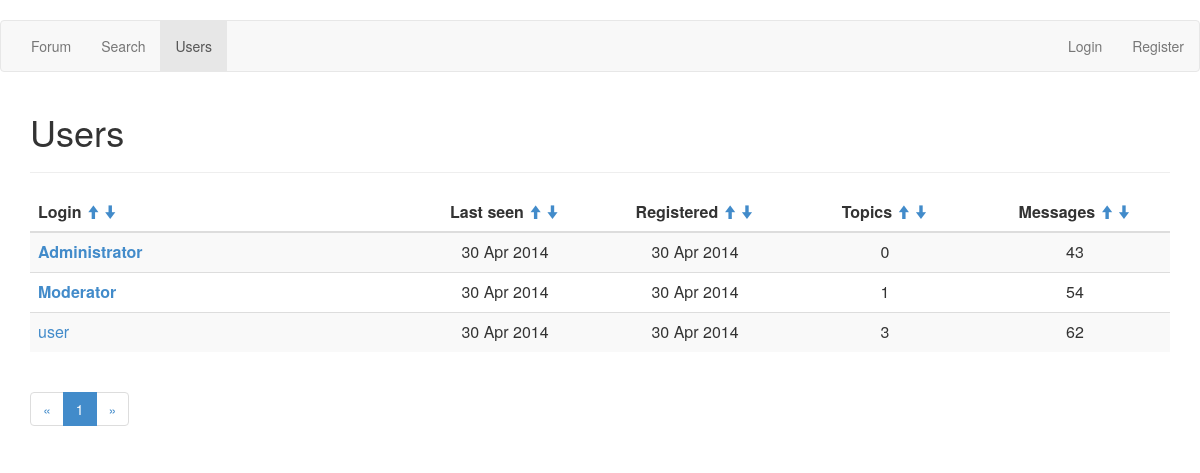
The app's page /userlist with its own data.
### app/models.py (models this page shows, shortened)
class User(db.Model):
    __tablename__ = 'User'
    id = db.Column(db.Integer, primary_key=True)
    login = db.Column(db.Text, unique=True, nullable=False)
    password = db.Column(db.Text, nullable=False)
    confirm_code = db.Column(db.Text)
    active = db.Column(db.Boolean, default=False)
    role = db.Column(db.Integer, default=2, nullable=False)
    email = db.Column(db.Text, nullable=False)
    city = db.Column(db.Text, default='unknown')
    country = db.Column(db.Text, default='unknown')
    db_avatar = db.Column(db.Boolean, default=False)
    topic_count = db.Column(db.Integer, default=0)
    message_count = db.Column(db.Integer, default=0)
    reg_date = db.Column(db.DateTime, default=datetime.utcnow, nullable=False)
    last_seen = db.Column(db.DateTime, default=datetime.utcnow, onupdate=datetime.utcnow, nullable=False)

### app/views.py (the view)
@app.route('/userlist')
def userlist(page=1):
    if request.args.get('page'):
        page = int(request.args.get('page'))
    pagination = Pagination(page, USER_PER_PAGE, User.query.count())
    sort_field = request.args.get('sort')
    sort_order = request.args.get('desc')
    if sort_field == 'last_seen' and sort_order == 'True':
        users_list = User.query.order_by(User.last_seen.desc()).all()
    elif sort_field == 'last_seen':
        users_list = User.query.order_by(User.last_seen).all()
    elif sort_field == 'reg_date' and sort_order == 'True':
        users_list = User.query.order_by(User.reg_date.desc()).all()
    elif sort_field == 'reg_date':
        users_list = User.query.order_by(User.reg_date).all()
    elif sort_field == 'topics' and sort_order == 'True':
        users_list = User.query.order_by(User.topic_count.desc()).all()
    elif sort_field == 'topics':
        users_list = User.query.order_by(User.topic_count).all()
    elif sort_field == 'messages' and sort_order == 'True':
        users_list = User.query.order_by(User.message_count.desc()).all()
    elif sort_field == 'messages':
        users_list = User.query.order_by(User.message_count).all()
    elif sort_field == 'login' and sort_order == 'True':
        users_list = User.query.order_by(User.login.collate('NOCASE').desc()).all()
    else:
        users_list = User.query.order_by(User.login.collate('NOCASE')).all()
    return(render_template('/userlist.html',
        user=current_user,
        users_list=users_list,
        pagination=pagination))

### app/views.py (called while the page is built)
    @property
    def pages(self):
        return(int(ceil(float(self.total_count)/self.per_page)))

    @property
    def pages_list(self):
        if self.pages < 4:
            res = range(1, self.pages+1)
        elif self.page < 3 and self.page+2 < self.pages:
            res = range(1, self.page+3)
        elif self.page < 3 and self.page+2 >= self.pages:
            res = range(1, self.pages+1)
        elif self.page > self.pages-3:
            res = range(self.page-2, self.pages+1)
        else:
            res = range(self.page-2, self.page+3)
        return(res)

    @property
    def first(self):
        if self.page == 1:
            return(0)
        else:
            return((self.page-1)*self.per_page)

    @property
    def last(self):
        if self.page == self.pages:
            return(None)
        else:
            return(self.page*self.per_page)

    def is_authenticated(self):
        return(False)

### app/templates/userlist.html (shortened to what this page needs)
﻿{% extends "base.html" %}
{% block content %}
<h1>Users</h1>
<hr>
<table class="table table-striped">
    <thead>
        <tr>
            <th class="col-md-4">
                Login
                <a href="{{url_for('userlist', sort='login', desc=True)}}"><small><i class="glyphicon glyphicon-arrow-up"></i></small></a>
                <a href="{{url_for('userlist', sort='login', desc=False)}}"><small><i class="glyphicon glyphicon-arrow-down"></i></small></a>
            </th>
            <th class="col-md-2 text-center">
                Last seen
                <a href="{{url_for('userlist', sort='last_seen', desc=True)}}"><small><i class="glyphicon glyphicon-arrow-up"></i></small></a>
                <a href="{{url_for('userlist', sort='last_seen', desc=False)}}"><small><i class="glyphicon glyphicon-arrow-down"></i></small></a>
            </th>
            <th class="col-md-2 text-center">
                Registered
                <a href="{{url_for('userlist', sort='reg_date', desc=True)}}"><small><i class="glyphicon glyphicon-arrow-up"></i></small></a>
                <a href="{{url_for('userlist', sort='reg_date', desc=False)}}"><small><i class="glyphicon glyphicon-arrow-down"></i></small></a>
            </th>
            <th class="col-md-2 text-center">
                Topics
                <a href="{{url_for('userlist', sort='topics', desc=True)}}"><small><i class="glyphicon glyphicon-arrow-up"></i></small></a>
                <a href="{{url_for('userlist', sort='topics', desc=False)}}"><small><i class="glyphicon glyphicon-arrow-down"></i></small></a>
            </th>
            <th class="col-md-2 text-center">
                Messages
                <a href="{{url_for('userlist', sort='messages', desc=True)}}"><small><i class="glyphicon glyphicon-arrow-up"></i></small></a>
                <a href="{{url_for('userlist', sort='messages', desc=False)}}"><small><i class="glyphicon glyphicon-arrow-down"></i></small></a>
            </th>
        </tr>
    </thead>
    <tbody>
        {% for user in users_list[pagination.first:pagination.last] %}
        <tr>
            <td>
            {% if user.role < 2 %}
                <b><a href="{{url_for('user_profile', user_id=user.id)}}">{{user.login}}</a></b>
            {% elif not user.active %}
                <del><a href="{{url_for('user_profile', user_id=user.id)}}">{{user.login}}</a></del>
            {% else %}
                <a href="{{url_for('user_profile', user_id=user.id)}}">{{user.login}}</a>
            {% endif %}
            </td>
            <td class="text-center">{{user.last_seen.strftime('%d %b %Y')}}</td>
            <td class="text-center">{{user.reg_date.strftime('%d %b %Y')}}</td>
            <td class="text-center">{{user.topic_count}}</td>
            <td class="text-center">{{user.message_count}}</td>
        </tr>
        {% endfor %}
    </tbody>
</table>
<ul class="pagination">
    <li><a href="{{url_for('userlist', page=1)}}">&laquo;</a></li>
    {% for page_number in pagination.pages_list %}
    <li{% if page_number == pagination.page %} class="active"{% endif %}>
        <a href="{{url_for('userlist', page=page_number)}}">{{page_number}}</a>
    </li>
    {% endfor %}
    <li><a href="{{url_for('userlist', page=pagination.pages)}}">&raquo;</a></li>
</ul>
{% endblock %}

### records on screen
User: login "Administrator", last_seen "30 Apr 2014", reg_date "30 Apr 2014", topic_count "0", message_count "43"
User: login "Moderator", last_seen "30 Apr 2014", reg_date "30 Apr 2014", topic_count "1", message_count "54"
User: login "user", last_seen "30 Apr 2014", reg_date "30 Apr 2014", topic_count "3", message_count "62"

### other values on screen
{{ page_number }} "1"
